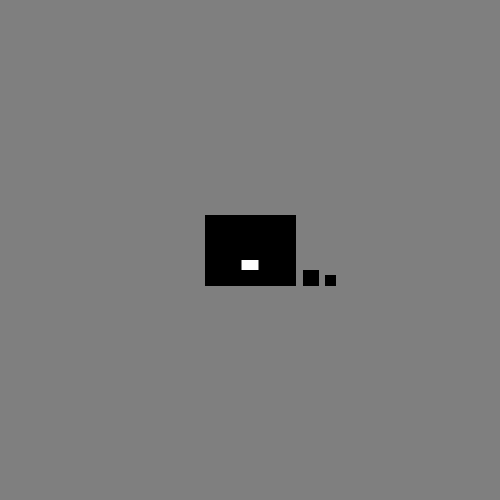
Frame 1 (no input)
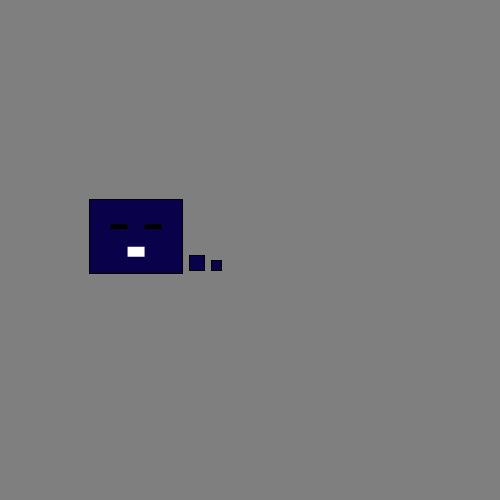
Frame 60 (the mouse pressed at the canvas centre just before this capture)
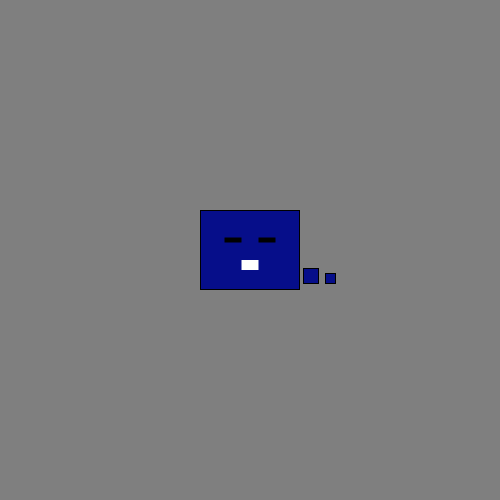
Frame 120 (the mouse held since frame 60 and released just before this capture)

The Processing sketch that drew these frames (run headless with seeded random() and noise(); from frame 60 on, the mouse is pressed at the canvas centre):

// Processing sketch: processing_25571
// ── processing_25571.pde

float x=250;
float y=250;
float a;
float b;
float c;
int colourA;
int colourB;
int colourC;

void setup() {
  size (500,500);
  smooth();
}

void draw () {
    background(127);

  rectMode(CENTER);
  fill(colourA,colourB,colourC);
  rect(x,y,90+c,70+c);//face
  fill(0);
  noStroke();
  rect(x-17,y-10,17,5);//lift eye
  fill(0);
  rect(x+17,y-10,17,5);//right eye
  fill(255);
  rect(x,y+15,17,10);
  stroke(0);
  rectMode(CORNER);
  fill(colourA,colourB,colourC);
  rect(x+53,y+20+a,15,15);
  fill(colourA,colourB,colourC);
  rect(x+50+25,y+25+a,10,10);
  
 
  colourA=colourA + int(random(-10,10));
  colourB=colourB + int(random(-10,10));
  colourC=colourC + int(random(-10,10));
  
  a=a+random(-1,1);
  b=b+random(-1,1);
  c=c+random(-1,1);
  
   x=x+a;
   y=y+b;
  if(x>width) {
    a=a*-1;
      }
      if(x<0){
        a=a*-1;}
        
   if(y>height){
     b=b*-1;
   }
   if(y<0){
     b=b*-1;
   }
   
  a=constrain(a,-10,10);
  b=constrain(b,-10,10);
  c=constrain(c,-20,20);
  colourA=constrain(colourA,0,255);
  colourB=constrain(colourB,0,255);
  colourC=constrain(colourC,0,255);
  
  if(mousePressed){
    background(127);
    rectMode(CENTER);
  fill(colourA,colourB,colourC);
  rect(mouseX,mouseY,90+c,70+c);//face
  fill(0);
  noStroke();
  rect(mouseX-17,mouseY-10,17,5);//lift eye
  fill(0);
  rect(mouseX+17,mouseY-10,17,5);//right eye
  fill(255);
  rect(mouseX,mouseY+15,17,10);
  stroke(0);
  rectMode(CORNER);
  fill(colourA,colourB,colourC);
  rect(mouseX+53,mouseY+20+a,15,15);
  fill(colourA,colourB,colourC);
  rect(mouseX+50+25,mouseY+25+a,10,10);
  x=mouseX;
  y=mouseY;
  }
  
  
  
  }
